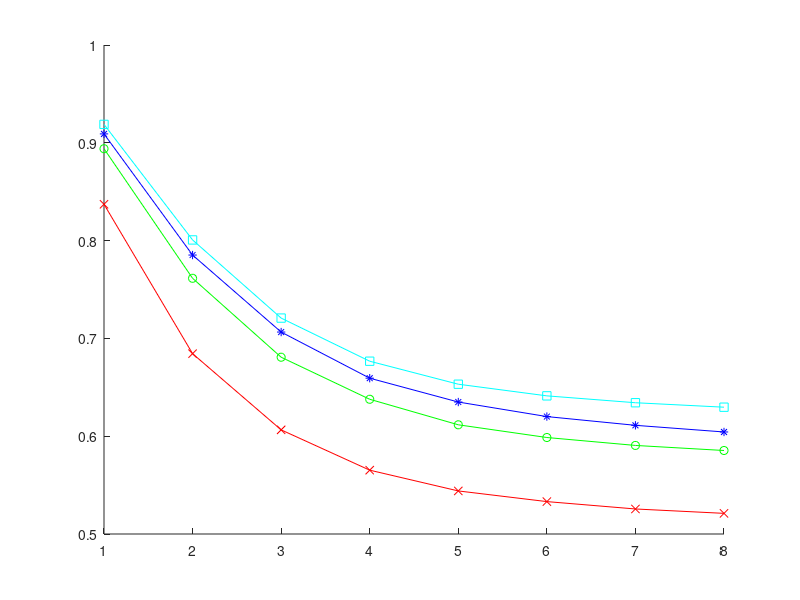

The MATLAB source for this figure: (Note: this script raises an error after producing the figure.)
close all

f = load('MCs.mat');

N_Theta_range = f.N_Theta_range;
N_Theta_range = N_Theta_range(1:end-1);
U_range = f.U_range;

data = f.MCs;
data = data(:, :, 1:100); %oopsie 

figure; hold on;
for N_Theta_ind = 1:length(N_Theta_range)
    if(N_Theta_ind==1)
        lin_str = 'r-x';
    elseif(N_Theta_ind==2)
        lin_str = 'g-o';

    elseif (N_Theta_ind==3)
        lin_str = 'b-*';
    else
        lin_str = 'c-square';
    end

    plot(U_range, mean(data(N_Theta_ind, :, :), 3), lin_str);
end

legendString = string([repmat('$\delta_{\Theta} = ', length(N_Theta_range), 1), ...
    num2str(120./N_Theta_range.', 3), ...
    repmat('^{\circ}$ ', length(N_Theta_range), 1)]);
legend(legendString, 'Location', 'best', 'Interpreter','latex','Fontsize', 24);
xlabel('Users per Resource Block', 'Interpreter','latex','FontSize',24);
ylabel('$\mu(\mathbf{A}_{\Theta, k})$', 'Interpreter','latex','FontSize',24);
% title({'Mutual Coherence vs. $U$', ...
%     ['$N_T = ', num2str(1) '; N, M = ', num2str(16), '$']}, 'Interpreter', 'latex');
grid on;